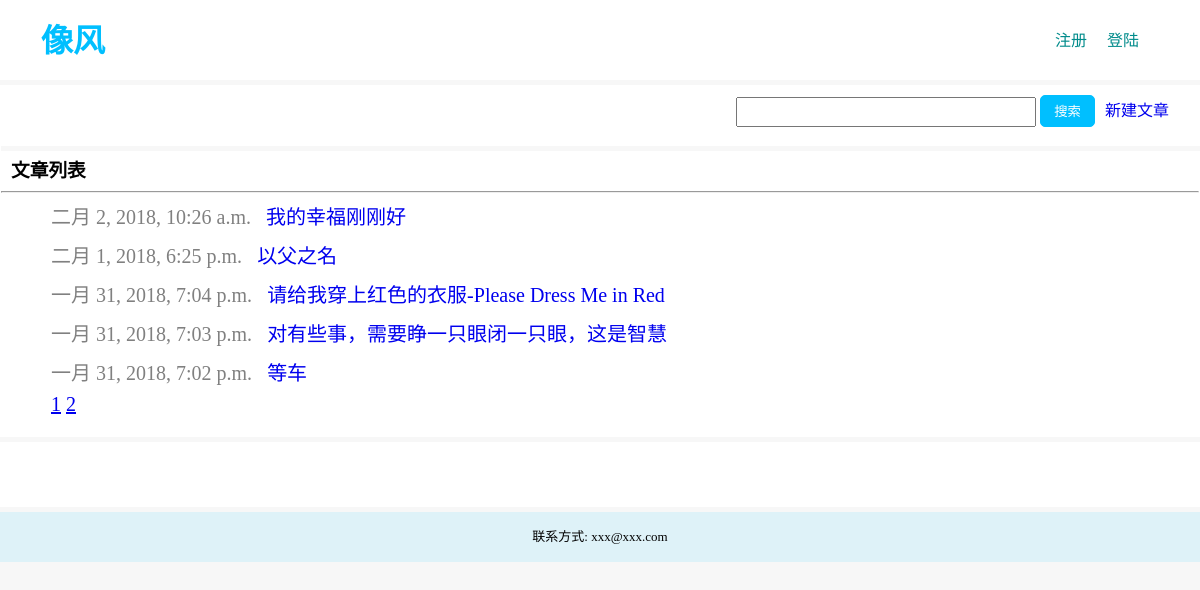
The page / on the database its author committed.
### post/models.py (models this page shows, shortened)
class Article(models.Model):
    title = models.CharField(max_length=128)
    date = models.DateTimeField(auto_now_add=True)
    content = models.TextField()

### post/helper.py (the view)
        def wrap2(request, *args, **kwargs):
            key = 'PAGES-%s' % request.get_full_path()
            response = cache.get(key)
            if response is not None:
                print('RETURN FROM CACHE')
                return response
            else:
                print('RETURN FROM VIEW')
                response = view_func(request, *args, **kwargs)
                cache.set(key, response, timeout)
                return response

### post/helper.py (called while the page is built)
def page_cache(timeout):
    def wrap1(view_func):
        def wrap2(request, *args, **kwargs):
            key = 'PAGES-%s' % request.get_full_path()
            response = cache.get(key)
            if response is not None:
                print('RETURN FROM CACHE')
                return response
            else:
                print('RETURN FROM VIEW')
                response = view_func(request, *args, **kwargs)
                cache.set(key, response, timeout)
                return response
        return wrap2
    return wrap1

def get_article_top(number):
    articles_click = rds.zrevrange('article-click', 0, number, withscores=True)
    articles_click = [[int(aid), int(count)] for aid, count in articles_click]
    aid_list = [row[0] for row in articles_click]
    articles = Article.objects.in_bulk(aid_list)
    for row in articles_click:
        aid = row[0]
        row[0] = articles[aid]
    return articles_click

### post/views.py (called while the page is built)
@page_cache(2)
def index(request, start=1):
    view_name = 'index'
    article_num = Article.objects.count()
    pages_num = ceil(article_num / 5)
    start = (start - 1) * 5
    articles = Article.objects.all().order_by('-date')[start: start + 5]
    page_num_list = [i for i in range(1, pages_num + 1)]
    uid = request.session.get('uid')
    articles_count = get_article_top(10)
    user = None
    if uid:
        user = User.objects.get(id=uid)
    return render(request, 'index.html', {'articles': articles, 'user': user, 'pages_num_list': page_num_list, 'view_name': view_name,
                                          'articles_count': articles_count})

### post/templates/index.html (shortened to what this page needs)
{% extends 'base.html' %}
{% block content %}
    <li style="height: 40px;line-height: 40px;"><h3 style="font-family: '楷体';margin-left: 10px;">文章列表</h3><hr></li>
    {% for article in articles %}
        <li style="margin-top: 10px;font-size: 20px;color: gray;padding-left: 50px;"><span>{{ article.date }} </span>&nbsp;&nbsp;<a style="font-family: '楷体" href="/post/detail/?aid={{ article.id }}">{{ article.title }}</a></li>
    {% endfor %}
    <li style="margin-top: 10px;font-size: 20px;color: gray;position: absolute; left: 50px;bottom: 20px">
        {% for page_num in pages_num_list %}
            <a style="text-decoration-line: underline;" href="/post/index/{{ page_num }}/">{{ page_num }}</a>
        {% endfor %}
    </li>
{% endblock %}

### post/static/style.css (style rules this page uses)
* { margin: 0; padding: 0; box-sizing: border-box; text-decoration: none; list-style: none; }
body { background-color: #F7F7F7; }

### rows shown on the page
Article: date "二月 2, 2018, 10:26 a.m.", title "我的幸福刚刚好"
Article: date "二月 1, 2018, 6:25 p.m.", title "以父之名"
Article: date "一月 31, 2018, 7:04 p.m.", title "请给我穿上红色的衣服-Please Dress Me in Red"
Article: date "一月 31, 2018, 7:03 p.m.", title "对有些事，需要睁一只眼闭一只眼，这是智慧"
Article: date "一月 31, 2018, 7:02 p.m.", title "等车"

### other values the page prints
{{ page_num }} "1" "2"
